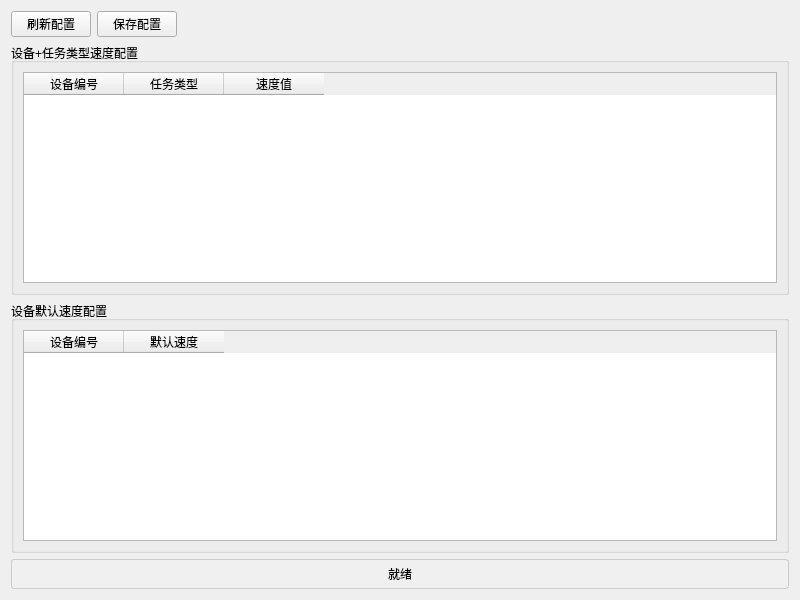
<?xml version="1.0" encoding="UTF-8"?>
<ui version="4.0">
 <class>VelocityConfigWidget</class>
 <widget class="QWidget" name="VelocityConfigWidget">
  <property name="geometry">
   <rect>
    <x>0</x>
    <y>0</y>
    <width>800</width>
    <height>600</height>
   </rect>
  </property>
  <property name="windowTitle">
   <string>速度配置修改</string>
  </property>
  <layout class="QVBoxLayout" name="mainLayout">
   <item>
    <layout class="QHBoxLayout" name="buttonLayout">
     <item>
      <widget class="QPushButton" name="refreshButton">
       <property name="text">
        <string>刷新配置</string>
       </property>
       <property name="maximumSize">
        <size>
         <width>100</width>
         <height>16777215</height>
        </size>
       </property>
      </widget>
     </item>
     <item>
      <widget class="QPushButton" name="saveButton">
       <property name="text">
        <string>保存配置</string>
       </property>
       <property name="maximumSize">
        <size>
         <width>100</width>
         <height>16777215</height>
        </size>
       </property>
      </widget>
     </item>
     <item>
      <spacer name="horizontalSpacer">
       <property name="orientation">
        <enum>Qt::Horizontal</enum>
       </property>
       <property name="sizeHint" stdset="0">
        <size>
         <width>40</width>
         <height>20</height>
        </size>
       </property>
      </spacer>
     </item>
    </layout>
   </item>
   <item>
    <widget class="QGroupBox" name="deviceTaskGroup">
     <property name="title">
      <string>设备+任务类型速度配置</string>
     </property>
     <layout class="QVBoxLayout" name="deviceTaskLayout">
      <item>
       <widget class="QTableWidget" name="deviceTaskTable">
        <property name="alternatingRowColors">
         <bool>true</bool>
        </property>
        <property name="selectionBehavior">
         <enum>QAbstractItemView::SelectRows</enum>
        </property>
        <property name="sortingEnabled">
         <bool>true</bool>
        </property>
        <column>
         <property name="text">
          <string>设备编号</string>
         </property>
        </column>
        <column>
         <property name="text">
          <string>任务类型</string>
         </property>
        </column>
        <column>
         <property name="text">
          <string>速度值</string>
         </property>
        </column>
       </widget>
      </item>
     </layout>
    </widget>
   </item>
   <item>
    <widget class="QGroupBox" name="defaultGroup">
     <property name="title">
      <string>设备默认速度配置</string>
     </property>
     <layout class="QVBoxLayout" name="defaultLayout">
      <item>
       <widget class="QTableWidget" name="defaultTable">
        <property name="alternatingRowColors">
         <bool>true</bool>
        </property>
        <property name="selectionBehavior">
         <enum>QAbstractItemView::SelectRows</enum>
        </property>
        <property name="sortingEnabled">
         <bool>true</bool>
        </property>
        <column>
         <property name="text">
          <string>设备编号</string>
         </property>
        </column>
        <column>
         <property name="text">
          <string>默认速度</string>
         </property>
        </column>
       </widget>
      </item>
     </layout>
    </widget>
   </item>
   <item>
    <widget class="QLabel" name="statusLabel">
     <property name="text">
      <string>就绪</string>
     </property>
     <property name="alignment">
      <set>Qt::AlignCenter</set>
     </property>
     <property name="styleSheet">
      <string>QLabel {
    background-color: #f0f0f0;
    border: 1px solid #ccc;
    padding: 5px;
    border-radius: 3px;
}</string>
     </property>
    </widget>
   </item>
  </layout>
 </widget>
 <resources/>
 <connections/>
</ui>
